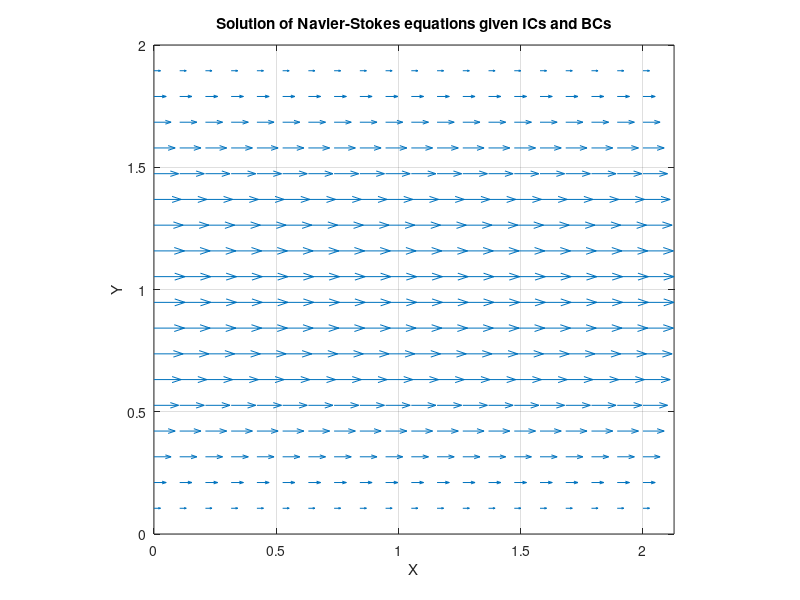

Recreate this plot in MATLAB.
%Navier-stokes solver: cavity flow boundary conditions

clear;

%Setting up 2D space and time
nx = 20; xmax = 2; dx = xmax/(nx-1);
ny = 20; ymax = 2; dy = ymax/(ny-1);
nt = 300; dt = 0.001; 

x = linspace(0, xmax, nx);
y = linspace(0, ymax, ny);
t = linspace(0, dt*nt, nt);
[X,Y] = meshgrid(x,y);

%r = density, nu = viscosity, iters = no. of iterations to calculate
%converged pressure field
r = 1;
nu = 2;
iters = 50;
F = 1;

u = zeros(ny, nx, nt);
v = zeros(ny, nx, nt);
p = zeros(ny, nx, nt);

%We iterate through time
for n = 1:nt+1

    %Calculate the pressure field by repeating this process iters times
    %before converging
    for k=1:iters        
        p(2:ny-1, 2:nx-1, n+1) = ((p(2:ny-1, 3:nx, n) + p(2:ny-1, 1:nx-2, n)).*(dy.^2) + (p(3:ny, 2:nx-1, n) + p(1:ny-2, 2:nx-1, n)).*(dx.^2))/(2*((dx^2)+(dy.^2))) - (r*dx.^2*dy.^2)/((2*((dx.^2)+(dy.^2)))) .* (1/dt .* ((u(2:ny-1, 3:nx, n) - u(2:ny-1, 1:nx-2, n))/(2*dx) + (v(3:ny, 2:nx-1, n) - v(1:ny-2, 2:nx-1, n))/(2*dy)) - ((u(2:ny-1, 3:nx, n) - u(2:ny-1, 1:nx-2, n))/(2*dx)).^2 - 2.*((u(3:ny, 2:nx-1, n) - u(1:ny-2, 2:nx-1, n))/(2*dy)).*((v(2:ny-1, 3:nx, n) - v(2:ny-1, 1:nx-2, n))/(2*dx)) - ((v(3:ny, 2:nx-1, n) - v(1:ny-2, 2:nx-1, n))/(2*dy)).^2);
        
        %Periodic boundary conditions
        p(2:ny-1, nx, n+1) = ((p(2:ny-1, 1, n) + p(2:ny-1, nx-1, n)).*(dy.^2) + (p(3:ny, nx, n) + p(1:ny-2, nx, n)).*(dx.^2))/(2*((dx^2)+(dy.^2))) - (r*dx.^2*dy.^2)/((2*((dx.^2)+(dy.^2)))) .* (1/dt .* ((u(2:ny-1, nx, n) - u(2:ny-1, nx-1, n))/(2*dx) + (v(3:ny, nx, n) - v(1:ny-2, nx, n))/(2*dy)) - ((u(2:ny-1, 1, n) - u(2:ny-1, nx-1, n))/(2*dx)).^2 - 2.*((u(3:ny, nx, n) - u(1:ny-2, nx, n))/(2*dy)).*((v(2:ny-1, 1, n) - v(2:ny-1, nx-1, n))/(2*dx)) - ((v(3:ny, nx, n) - v(1:ny-2, nx, n))/(2*dy)).^2);
        p(2:ny-1, 1, n+1) = ((p(2:ny-1, 2, n) + p(2:ny-1, nx, n)).*(dy.^2) + (p(3:ny, 1, n) + p(1:ny-2, 1, n)).*(dx.^2))/(2*((dx^2)+(dy.^2))) - (r*dx.^2*dy.^2)/((2*((dx.^2)+(dy.^2)))) .* (1/dt .* ((u(2:ny-1, 1, n) - u(2:ny-1, nx, n))/(2*dx) + (v(3:ny, 1, n) - v(1:ny-2, 1, n))/(2*dy)) - ((u(2:ny-1, 2, n) - u(2:ny-1, nx, n))/(2*dx)).^2 - 2.*((u(3:ny, 1, n) - u(1:ny-2, 1, n))/(2*dy)).*((v(2:ny-1, 2, n) - v(2:ny-1, nx, n))/(2*dx)) - ((v(3:ny, 1, n) - v(1:ny-2, 1, n))/(2*dy)).^2);

        %Pressure field boundary conditions
        p(1, :, n+1) = p(2, :, n+1);
        p(ny, :, n+1) = p(ny-1, :, n+1);
    end          
    
    %Iterating through space to calculate the velocity field, using our
    %calculated pressure field which ensures continuity is satisfied
    u(2:ny-1, 2:nx-1, n+1) = u(2:ny-1, 2:nx-1, n) - u(2:ny-1, 2:nx-1, n).*(dt/dx).*(u(2:ny-1, 2:nx-1, n) - u(2:ny-1, 1:nx-2, n)) - v(2:ny-1, 2:nx-1, n).*(dt/dy).*(u(2:ny-1, 2:nx-1, n) - u(1:ny-2, 2:nx-1, n)) - (dt/(2*r*dx)).*(p(2:ny-1, 3:nx, n) - p(2:ny-1, 1:nx-2, n)) + nu*(dt/(dx^2)*(u(2:ny-1, 3:nx, n) - 2*u(2:ny-1, 2:nx-1, n) + u(2:ny-1, 1:nx-2, n)) + dt/(dy^2).*(u(3:ny, 2:nx-1, n) - 2*u(2:ny-1, 2:nx-1, n) + u(1:ny-2, 2:nx-1, n)) + F*dt);
    v(2:ny-1, 2:nx-1, n+1) = v(2:ny-1, 2:nx-1, n) - u(2:ny-1, 2:nx-1, n).*(dt/dx).*(v(2:ny-1, 2:nx-1, n) - v(2:ny-1, 1:nx-2, n)) - v(2:ny-1, 2:nx-1, n).*(dt/dy).*(v(2:ny-1, 2:nx-1, n) - v(1:ny-2, 2:nx-1, n)) - (dt/(2*r*dy)).*(p(3:ny, 2:nx-1, n) - p(1:ny-2, 2:nx-1, n)) + nu*(dt/(dx^2)*(v(2:ny-1, 3:nx, n) - 2*v(2:ny-1, 2:nx-1, n) + v(2:ny-1, 1:nx-2, n)) + dt/(dy^2).*(v(3:ny, 2:nx-1, n) - 2*v(2:ny-1, 2:nx-1, n) + v(1:ny-2, 2:nx-1, n)));

    %Periodic boundary conditions at x = 0, x = 2
    u(2:ny-1, 1, n+1) = u(2:ny-1, 1, n) - u(2:ny-1, 1, n).*(dt/dx).*(u(2:ny-1, 1, n) - u(2:ny-1, nx, n)) - v(2:ny-1, 1, n).*(dt/dy).*(u(2:ny-1, 1, n) - u(1:ny-2, 1, n)) - (dt/(2*r*dx)).*(p(2:ny-1, 2, n) - p(2:ny-1, nx, n)) + nu*(dt/(dx^2)*(u(2:ny-1, 2, n) - 2*u(2:ny-1, 1, n) + u(2:ny-1, nx, n)) + dt/(dy^2).*(u(3:ny, 1, n) - 2*u(2:ny-1, 1, n) + u(1:ny-2, 1, n)) + F*dt);
    u(2:ny-1, nx, n+1) = u(2:ny-1, nx, n) - u(2:ny-1, nx, n).*(dt/dx).*(u(2:ny-1, nx, n) - u(2:ny-1, nx-1, n)) - v(2:ny-1, nx, n).*(dt/dy).*(u(2:ny-1, nx, n) - u(1:ny-2, nx, n)) - (dt/(2*r*dx)).*(p(2:ny-1, 1, n) - p(2:ny-1, nx-1, n)) + nu*(dt/(dx^2)*(u(2:ny-1, 1, n) - 2*u(2:ny-1, nx, n) + u(2:ny-1, nx-1, n)) + dt/(dy^2).*(u(3:ny, nx, n) - 2*u(2:ny-1, nx, n) + u(1:ny-2, nx, n)) + F*dt);

    %Periodic boundary conditions at x = 0, x = 2
    v(2:ny-1, 1, n+1) = v(2:ny-1, 1, n) - u(2:ny-1, 1, n).*(dt/dx).*(v(2:ny-1, 1, n) - v(2:ny-1, nx, n)) - v(2:ny-1, 1, n).*(dt/dy).*(v(2:ny-1, 1, n) - v(1:ny-2, 1, n)) - (dt/(2*r*dy)).*(p(3:ny, 1, n) - p(1:ny-2, 1, n)) + nu*(dt/(dx^2)*(v(2:ny-1, 2, n) - 2*v(2:ny-1, 1, n) + v(2:ny-1, nx, n)) + dt/(dy^2).*(v(3:ny, 1, n) - 2*v(2:ny-1, 1, n) + v(1:ny-2, 1, n)));
    v(2:ny-1, nx, n+1) = v(2:ny-1, nx, n) - u(2:ny-1, nx, n).*(dt/dx).*(v(2:ny-1, nx, n) - v(2:ny-1, nx-1, n)) - v(2:ny-1, nx, n).*(dt/dy).*(v(2:ny-1, nx, n) - v(1:ny-2, nx, n)) - (dt/(2*r*dy)).*(p(3:ny, nx, n) - p(1:ny-2, nx, n)) + nu*(dt/(dx^2)*(v(2:ny-1, 1, n) - 2*v(2:ny-1, nx, n) + v(2:ny-1, nx-1, n)) + dt/(dy^2).*(v(3:ny, nx, n) - 2*v(2:ny-1, nx, n) + v(1:ny-2, nx, n)));    
    
    u(1, :, n+1) = 0;
    u(ny, :, n+1) = 0;
    v(1, :, n+1) = 0;
    v(ny, :, n+1) = 0;
end

%{
%Display results as a vector field for the fluid velocity, showing the
%evolution of the velocity field in time
figure();
a = quiver(x, y, u(:,:,1), v(:,:,1)); axis tight manual; grid on;
xlabel('X'); ylabel('Y');
title('Solution of Navier-Stokes equations given ICs and BCs');
%b = contourf(X, Y, p(:,:,1));
for n=1:nt
    set(a, 'UData', u(:,:,n), 'VData', v(:,:,n));
    %set(b, 'ZData', p(:,:,n));
    pause(0.00001);
end
%}

quiver(x, y, u(:, :, nt), v(:, :, nt)); grid on; axis tight manual; axis equal;
xlabel('X'); ylabel('Y');
title('Solution of Navier-Stokes equations given ICs and BCs');




